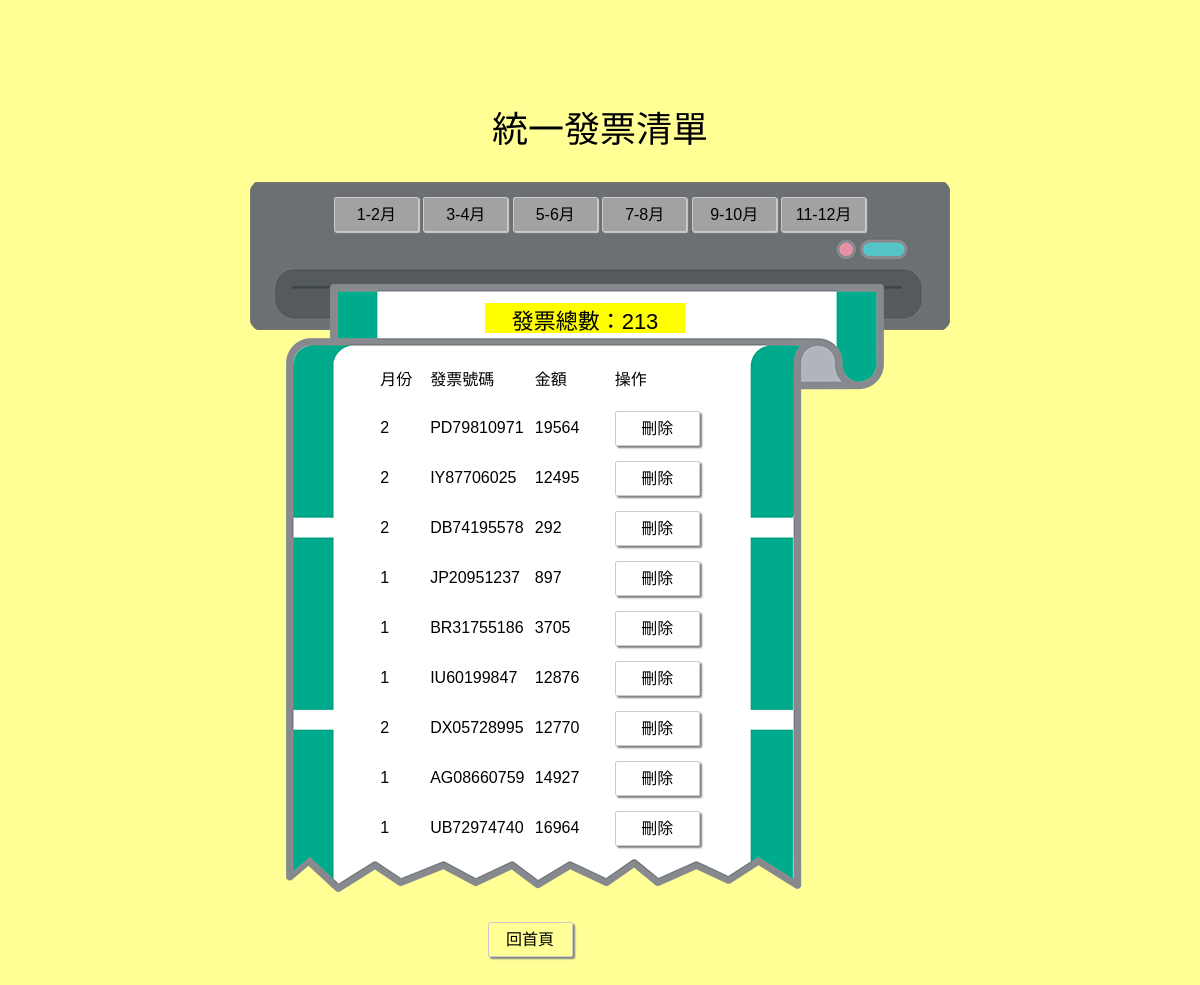
/receipt-list.php?period=1, run on the app's committed database.
### tables this page shows
CREATE TABLE `receipt` (
  `id` int(10) NOT NULL COMMENT '序號',
  `year` int(4) NOT NULL COMMENT '年份',
  `month` int(2) NOT NULL COMMENT '月份',
  `number` varchar(10) NOT NULL COMMENT '發票號碼',
  `cost` int(10) NOT NULL COMMENT '金額'
);

### connect.php (called while the page is built, shortened)
<?php
$dsn = "mysql:host=localhost;charset=utf8;dbname=lottery";
$pdo = new PDO($dsn,'root','0303');
function find($table,$period){
    global $pdo;
    $year = 2019;
    $oddMonth = ($period*2)-1;
    $evenMonth = $period*2;
    $sql = "select * from $table where (month='$oddMonth' or month='$evenMonth') and year='$year'";
    return $pdo->query($sql)->fetchAll();
}
?>

### receipt-list.php (the view, shortened to what this page needs)
<!DOCTYPE html>
<html lang="en">
<head>
</head>
<body>
    <p>統一發票清單</p>
    <div id="main">
        <div id="topbar">
        <a class="color" href="receipt-list.php?period=1">1-2月</a>
        <a class="color" href="receipt-list.php?period=2">3-4月</a>
        <a class="color" href="receipt-list.php?period=3">5-6月</a>
        <a class="color" href="receipt-list.php?period=4">7-8月</a>
        <a class="color" href="receipt-list.php?period=5">9-10月</a>
        <a class="color" href="receipt-list.php?period=6">11-12月</a>
        </div><br>
        <div id="listbg">
                <?php
                include "connect.php";
                if(!empty($_GET['period'])){
                ?>
                <div id="list">
                    <table>
                    <tr>
                        <td>月份</td>
                        <td>發票號碼</td>
                        <td>金額</td>
                        <td>操作</td>
                    </tr>
                    <?php
                    $row = find("receipt",$_GET['period']);
                    $sum = 0;
                    foreach($row as $info){
                    ?>
                    <tr>
                        <td><?=$info['month'];?></td>
                        <td><?=$info['number'];?></td>
                        <td><?=$info['cost'];?></td>
                        <td><a href="del_receipt.php?id=<?=$info['id'];?>&period=<?=$_GET['period'];?>">刪除</a></td>
                    </tr>
                    <?php
                    $sum++;
                    }
                    ?>
                    </table>
                </div>
                <div id="sum">發票總數：<?=$sum;?></div>
            <?php
            }
            ?>
        </div>
        <div id="index"><a href="index.php">回首頁</a></div>
    </div>
</body>
</html>

### receipt-list.php (style rules this page uses)
* { font-family: "Microsoft JhengHei", Arial, Helvetica, sans-serif; box-sizing: border-box; margin: 0; padding: 0; list-style-type: none; }
body { background: #FFFF96; }
p { text-align: center; margin: 100px auto 30px auto; font-size: 36px; }
a { text-decoration: none; display: inline-block; width: 85px; height: 35px; border: 1px solid #ccc; border-radius: 2px; color: black; padding: 3px; text-align: center; box-shadow: 2px 2px 2px grey; }
table { border-collapse: collapse; border-spacing: 0; margin: 0 auto; }
td { width: 50px; height: 50px; padding: 3px; }
td:not(:first-child) { width: 80px; }
#main { width: 750px; height: 800px; margin: 0 auto; position: relative; }
#topbar { width: 700px; height: 148px; padding: 15px; margin: 0 25px; text-align: center; justify-content: space-between; position: absolute; background-image: url(./images/printer.png); }
#listbg { width: 600px; height: 610px; margin: 83px 60px; padding: 20px 0 0 0; position: absolute; background-image: url(./images/invoice.png); }
#list { width: 410px; height: 500px; position: absolute; overflow: auto; margin: 50px; }
#index { width: 110px; height: 60px; text-align: center; margin: 0 250px; padding: 10px; position: absolute; bottom: 10px; }
#sum { width: 200px; height: 30px; margin: 0 200px ; position: absolute; text-align: center; font-size: 22px; background: yellow; }
.color { background: #a3a1a1; box-shadow: 1px 1px 1px #ccc; }

### data on the page
receipt: month "2", number "PD79810971", cost "19564"
receipt: month "2", number "IY87706025", cost "12495"
receipt: month "2", number "DB74195578", cost "292"
receipt: month "1", number "JP20951237", cost "897"
receipt: month "1", number "BR31755186", cost "3705"
receipt: month "1", number "IU60199847", cost "12876"
receipt: month "2", number "DX05728995", cost "12770"
receipt: month "1", number "AG08660759", cost "14927"
receipt: month "1", number "UB72974740", cost "16964"

### other printed values
$sum "213"
